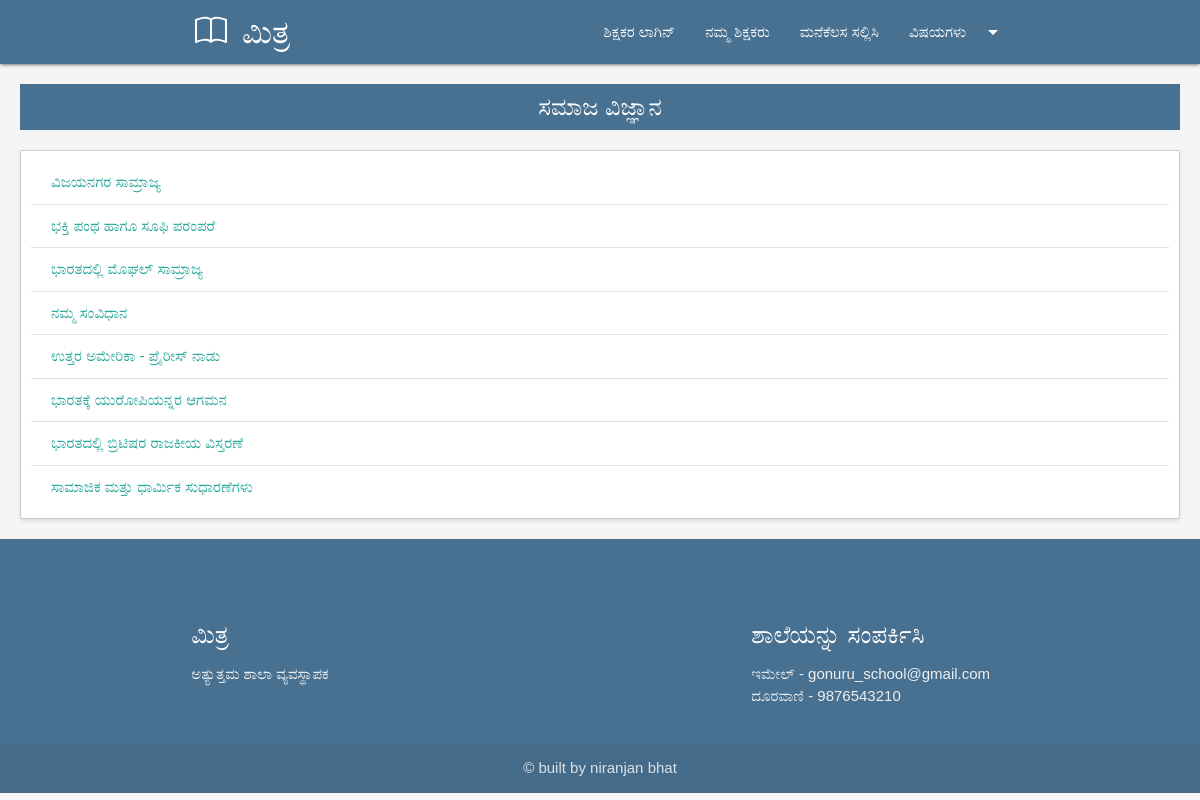
The page /category/social on the database its author committed.
### blog/models.py (models this page shows, shortened)
class Category(models.Model):
    cat_id = models.AutoField(primary_key=True)
    title = models.CharField(max_length=100)
    description = models.TextField()
    url = models.CharField(max_length=100)
    pic = models.ImageField(upload_to='category/')
    add_date = models.DateTimeField(auto_now_add=True,null=True)

class Post(models.Model):
    post_id = models.AutoField(primary_key=True)
    title = models.CharField(max_length=200)
    content = models.TextField()
    url = models.CharField(max_length=100)
    cat = models.ForeignKey(Category,on_delete=models.CASCADE)
    image = models.ImageField(upload_to='post/')

### blog/views.py (the view)
# urls.py: path('category/<slug:url>',category),
def category(request, url):
    cat = Category.objects.get(url=url)
    posts = Post.objects.filter(cat=cat)
    return render(request, 'category.html', {'cat': cat, 'posts': posts})

### template/category.html (shortened to what this page needs)
{% extends 'base.html' %}
{% block content %}
<h3>{{ cat.title }}</h3>
<div class="collection">
    {% for p in posts %}
    <a href="/blog/{{ p.url }}" class="collection-item">{{ p.title }}</a>
    {% endfor %}
</div>
{% endblock %}

### template/category.html (style rules this page uses)
body { font-family: Arial, sans-serif; background-color: #f5f5f5; }
h3 { margin: 20px; padding: 10px; background-color: #477091; color: #fff; text-align: center; font-size: 24px; }
.collection { margin: 20px; padding: 10px; border: 1px solid #ccc; background-color: #fff; box-shadow: 0 2px 4px rgba(0, 0, 0, 0.1); }
.collection-item { padding: 10px; border-bottom: 1px solid #ddd; background-color: #fff; color: #333; text-decoration: none; display: block; transition: background-color 0.2s ease; }

### rows shown on the page
Category: title "ಸಮಾಜ ವಿಜ್ಞಾನ"
Post: title "ವಿಜಯನಗರ ಸಾಮ್ರಾಜ್ಯ"
Post: title "ಭಕ್ತಿ ಪಂಥ ಹಾಗೂ ಸೂಫಿ ಪರಂಪರೆ"
Post: title "ಭಾರತದಲ್ಲಿ ಮೊಘಲ್ ಸಾಮ್ರಾಜ್ಯ"
Post: title "ನಮ್ಮ ಸಂವಿಧಾನ"
Post: title "ಉತ್ತರ ಅಮೇರಿಕಾ - ಪ್ರೈರೀಸ್ ನಾಡು"
Post: title "ಭಾರತಕ್ಕೆ ಯುರೋಪಿಯನ್ನರ ಆಗಮನ"
Post: title "ಭಾರತದಲ್ಲಿ ಬ್ರಿಟಿಷರ ರಾಜಕೀಯ ವಿಸ್ತರಣೆ"
Post: title "ಸಾಮಾಜಿಕ ಮತ್ತು ಧಾರ್ಮಿಕ ಸುಧಾರಣೆಗಳು"
